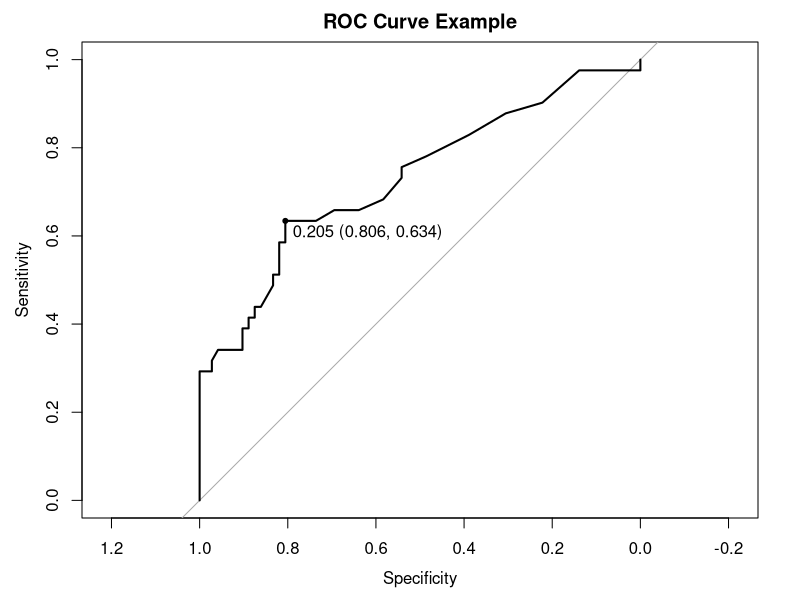

Here is the R script that generated this plot:
 
# ROC curve example using R language
library(pROC)
data(aSAH)
roc_obj <- roc(aSAH$outcome, aSAH$s100b)
plot(roc_obj, print.thres = "best", main = "ROC Curve Example")

